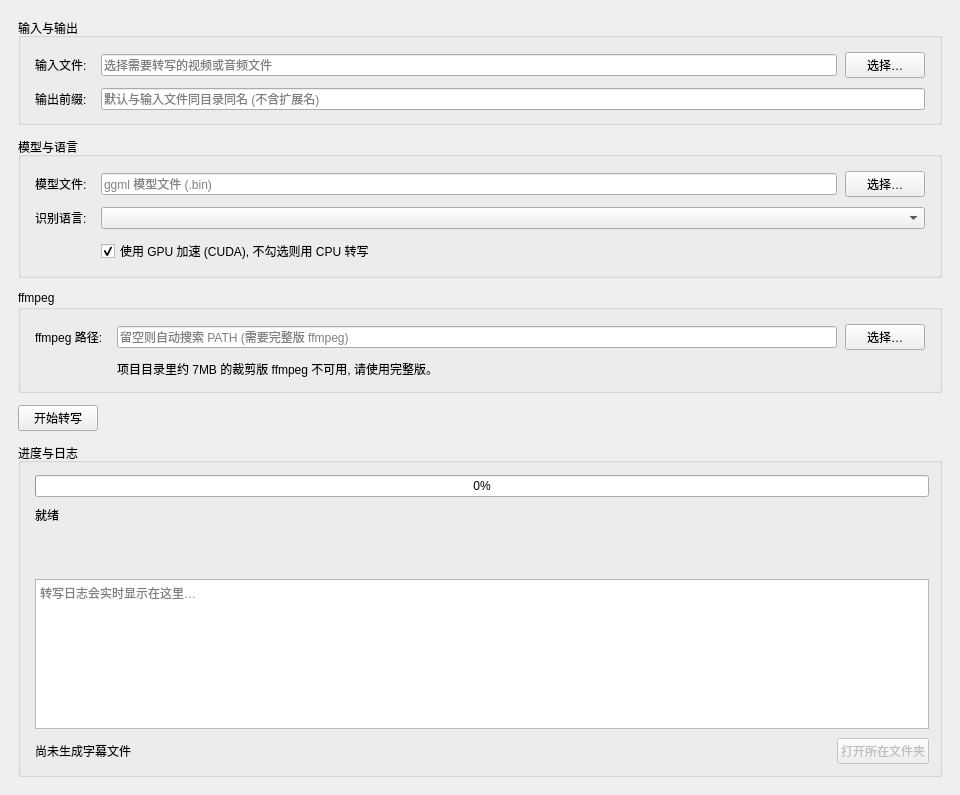
<?xml version="1.0" encoding="UTF-8"?>
<ui version="4.0">
 <class>TranscribeTab</class>
 <widget class="QWidget" name="TranscribeTab">
  <property name="geometry">
   <rect>
    <x>0</x>
    <y>0</y>
    <width>960</width>
    <height>720</height>
   </rect>
  </property>
  <layout class="QVBoxLayout" name="outerLayout" stretch="0,0,0,0,1">
   <property name="spacing">
    <number>12</number>
   </property>
   <property name="leftMargin">
    <number>18</number>
   </property>
   <property name="topMargin">
    <number>18</number>
   </property>
   <property name="rightMargin">
    <number>18</number>
   </property>
   <property name="bottomMargin">
    <number>18</number>
   </property>
   <item>
    <widget class="QGroupBox" name="ioGroup">
     <property name="title">
      <string>输入与输出</string>
     </property>
     <layout class="QFormLayout" name="ioForm">
      <property name="labelAlignment">
       <set>Qt::AlignRight|Qt::AlignVCenter</set>
      </property>
      <property name="formAlignment">
       <set>Qt::AlignLeft|Qt::AlignVCenter</set>
      </property>
      <property name="horizontalSpacing">
       <number>14</number>
      </property>
      <property name="verticalSpacing">
       <number>10</number>
      </property>
      <property name="leftMargin">
       <number>14</number>
      </property>
      <property name="topMargin">
       <number>14</number>
      </property>
      <property name="rightMargin">
       <number>14</number>
      </property>
      <property name="bottomMargin">
       <number>12</number>
      </property>
      <item row="0" column="0">
       <widget class="QLabel" name="inputLabel">
        <property name="text">
         <string>输入文件:</string>
        </property>
       </widget>
      </item>
      <item row="0" column="1">
       <widget class="QWidget" name="inputRow">
        <layout class="QHBoxLayout" name="inputRowLayout" stretch="1,0">
         <property name="spacing">
          <number>8</number>
         </property>
         <property name="leftMargin">
          <number>0</number>
         </property>
         <property name="topMargin">
          <number>0</number>
         </property>
         <property name="rightMargin">
          <number>0</number>
         </property>
         <property name="bottomMargin">
          <number>0</number>
         </property>
         <item>
          <widget class="QLineEdit" name="inputEdit">
           <property name="placeholderText">
            <string>选择需要转写的视频或音频文件</string>
           </property>
          </widget>
         </item>
         <item>
          <widget class="QPushButton" name="inputBrowseBtn">
           <property name="cursor">
            <cursorShape>PointingHandCursor</cursorShape>
           </property>
           <property name="text">
            <string>选择…</string>
           </property>
          </widget>
         </item>
        </layout>
       </widget>
      </item>
      <item row="1" column="0">
       <widget class="QLabel" name="outPrefixLabel">
        <property name="text">
         <string>输出前缀:</string>
        </property>
       </widget>
      </item>
      <item row="1" column="1">
       <widget class="QLineEdit" name="outPrefixEdit">
        <property name="placeholderText">
         <string>默认与输入文件同目录同名 (不含扩展名)</string>
        </property>
       </widget>
      </item>
     </layout>
    </widget>
   </item>
   <item>
    <widget class="QGroupBox" name="modelGroup">
     <property name="title">
      <string>模型与语言</string>
     </property>
     <layout class="QFormLayout" name="modelForm">
      <property name="labelAlignment">
       <set>Qt::AlignRight|Qt::AlignVCenter</set>
      </property>
      <property name="formAlignment">
       <set>Qt::AlignLeft|Qt::AlignVCenter</set>
      </property>
      <property name="horizontalSpacing">
       <number>14</number>
      </property>
      <property name="verticalSpacing">
       <number>10</number>
      </property>
      <property name="leftMargin">
       <number>14</number>
      </property>
      <property name="topMargin">
       <number>14</number>
      </property>
      <property name="rightMargin">
       <number>14</number>
      </property>
      <property name="bottomMargin">
       <number>12</number>
      </property>
      <item row="0" column="0">
       <widget class="QLabel" name="modelLabel">
        <property name="text">
         <string>模型文件:</string>
        </property>
       </widget>
      </item>
      <item row="0" column="1">
       <widget class="QWidget" name="modelRow">
        <layout class="QHBoxLayout" name="modelRowLayout" stretch="1,0">
         <property name="spacing">
          <number>8</number>
         </property>
         <property name="leftMargin">
          <number>0</number>
         </property>
         <property name="topMargin">
          <number>0</number>
         </property>
         <property name="rightMargin">
          <number>0</number>
         </property>
         <property name="bottomMargin">
          <number>0</number>
         </property>
         <item>
          <widget class="QLineEdit" name="modelEdit">
           <property name="placeholderText">
            <string>ggml 模型文件 (.bin)</string>
           </property>
          </widget>
         </item>
         <item>
          <widget class="QPushButton" name="modelBrowseBtn">
           <property name="cursor">
            <cursorShape>PointingHandCursor</cursorShape>
           </property>
           <property name="text">
            <string>选择…</string>
           </property>
          </widget>
         </item>
        </layout>
       </widget>
      </item>
      <item row="1" column="0">
       <widget class="QLabel" name="langLabel">
        <property name="text">
         <string>识别语言:</string>
        </property>
       </widget>
      </item>
      <item row="1" column="1">
       <widget class="QComboBox" name="langCombo"/>
      </item>
      <item row="2" column="1">
       <widget class="QCheckBox" name="gpuCheck">
        <property name="text">
         <string>使用 GPU 加速 (CUDA), 不勾选则用 CPU 转写</string>
        </property>
        <property name="checked">
         <bool>true</bool>
        </property>
       </widget>
      </item>
     </layout>
    </widget>
   </item>
   <item>
    <widget class="QGroupBox" name="ffmpegGroup">
     <property name="title">
      <string>ffmpeg</string>
     </property>
     <layout class="QFormLayout" name="ffmpegForm">
      <property name="labelAlignment">
       <set>Qt::AlignRight|Qt::AlignVCenter</set>
      </property>
      <property name="formAlignment">
       <set>Qt::AlignLeft|Qt::AlignVCenter</set>
      </property>
      <property name="horizontalSpacing">
       <number>14</number>
      </property>
      <property name="verticalSpacing">
       <number>10</number>
      </property>
      <property name="leftMargin">
       <number>14</number>
      </property>
      <property name="topMargin">
       <number>14</number>
      </property>
      <property name="rightMargin">
       <number>14</number>
      </property>
      <property name="bottomMargin">
       <number>12</number>
      </property>
      <item row="0" column="0">
       <widget class="QLabel" name="ffmpegLabel">
        <property name="text">
         <string>ffmpeg 路径:</string>
        </property>
       </widget>
      </item>
      <item row="0" column="1">
       <widget class="QWidget" name="ffmpegRow">
        <layout class="QHBoxLayout" name="ffmpegRowLayout" stretch="1,0">
         <property name="spacing">
          <number>8</number>
         </property>
         <property name="leftMargin">
          <number>0</number>
         </property>
         <property name="topMargin">
          <number>0</number>
         </property>
         <property name="rightMargin">
          <number>0</number>
         </property>
         <property name="bottomMargin">
          <number>0</number>
         </property>
         <item>
          <widget class="QLineEdit" name="ffmpegEdit">
           <property name="placeholderText">
            <string>留空则自动搜索 PATH (需要完整版 ffmpeg)</string>
           </property>
          </widget>
         </item>
         <item>
          <widget class="QPushButton" name="ffmpegBrowseBtn">
           <property name="cursor">
            <cursorShape>PointingHandCursor</cursorShape>
           </property>
           <property name="text">
            <string>选择…</string>
           </property>
          </widget>
         </item>
        </layout>
       </widget>
      </item>
      <item row="1" column="1">
       <widget class="QLabel" name="sectionHint">
        <property name="text">
         <string>项目目录里约 7MB 的裁剪版 ffmpeg 不可用, 请使用完整版。</string>
        </property>
       </widget>
      </item>
     </layout>
    </widget>
   </item>
   <item>
    <layout class="QHBoxLayout" name="actionRow" stretch="0,0,1">
     <property name="spacing">
      <number>10</number>
     </property>
     <item>
      <widget class="QPushButton" name="btnPrimary">
       <property name="cursor">
        <cursorShape>PointingHandCursor</cursorShape>
       </property>
       <property name="text">
        <string>开始转写</string>
       </property>
      </widget>
     </item>
     <item>
      <widget class="QLabel" name="hintLabel">
       <property name="visible">
        <bool>false</bool>
       </property>
       <property name="text">
        <string/>
       </property>
      </widget>
     </item>
     <item>
      <spacer name="actionSpacer">
       <property name="orientation">
        <enum>Qt::Horizontal</enum>
       </property>
       <property name="sizeType">
        <enum>QSizePolicy::Expanding</enum>
       </property>
       <property name="sizeHint" stdset="0">
        <size>
         <width>40</width>
         <height>20</height>
        </size>
       </property>
      </spacer>
     </item>
    </layout>
   </item>
   <item>
    <widget class="QGroupBox" name="progGroup">
     <property name="title">
      <string>进度与日志</string>
     </property>
     <layout class="QVBoxLayout" name="progGroupLayout" stretch="0,0,0,0,1,0">
      <property name="spacing">
       <number>9</number>
      </property>
      <property name="leftMargin">
       <number>14</number>
      </property>
      <property name="topMargin">
       <number>12</number>
      </property>
      <property name="rightMargin">
       <number>10</number>
      </property>
      <property name="bottomMargin">
       <number>10</number>
      </property>
      <item>
       <widget class="QProgressBar" name="progressBar">
        <property name="minimum">
         <number>0</number>
        </property>
        <property name="maximum">
         <number>100</number>
        </property>
        <property name="value">
         <number>0</number>
        </property>
       </widget>
      </item>
      <item>
       <widget class="QLabel" name="stageLabel">
        <property name="text">
         <string>就绪</string>
        </property>
       </widget>
      </item>
      <item>
       <widget class="QLabel" name="errorLabel">
        <property name="visible">
         <bool>false</bool>
        </property>
        <property name="text">
         <string/>
        </property>
        <property name="wordWrap">
         <bool>true</bool>
        </property>
       </widget>
      </item>
      <item>
       <widget class="QLabel" name="warnLabel">
        <property name="visible">
         <bool>false</bool>
        </property>
        <property name="text">
         <string/>
        </property>
        <property name="wordWrap">
         <bool>true</bool>
        </property>
       </widget>
      </item>
      <item>
       <widget class="QPlainTextEdit" name="logView">
        <property name="minimumSize">
         <size>
          <width>0</width>
          <height>150</height>
         </size>
        </property>
        <property name="placeholderText">
         <string>转写日志会实时显示在这里…</string>
        </property>
        <property name="readOnly">
         <bool>true</bool>
        </property>
        <property name="maximumBlockCount">
         <number>5000</number>
        </property>
       </widget>
      </item>
      <item>
       <layout class="QHBoxLayout" name="resultRow" stretch="1,0">
        <property name="spacing">
         <number>10</number>
        </property>
        <item>
         <widget class="ElidedLabel" name="resultLabel">
          <property name="text">
           <string>尚未生成字幕文件</string>
          </property>
         </widget>
        </item>
        <item>
         <widget class="QPushButton" name="btnQuiet">
          <property name="enabled">
           <bool>false</bool>
          </property>
          <property name="cursor">
           <cursorShape>PointingHandCursor</cursorShape>
          </property>
          <property name="text">
           <string>打开所在文件夹</string>
          </property>
         </widget>
        </item>
       </layout>
      </item>
     </layout>
    </widget>
   </item>
  </layout>
 </widget>
 <customwidgets>
  <customwidget>
   <class>ElidedLabel</class>
   <extends>QLabel</extends>
   <header>ElidedLabel.h</header>
  </customwidget>
 </customwidgets>
 <resources/>
 <connections/>
</ui>
